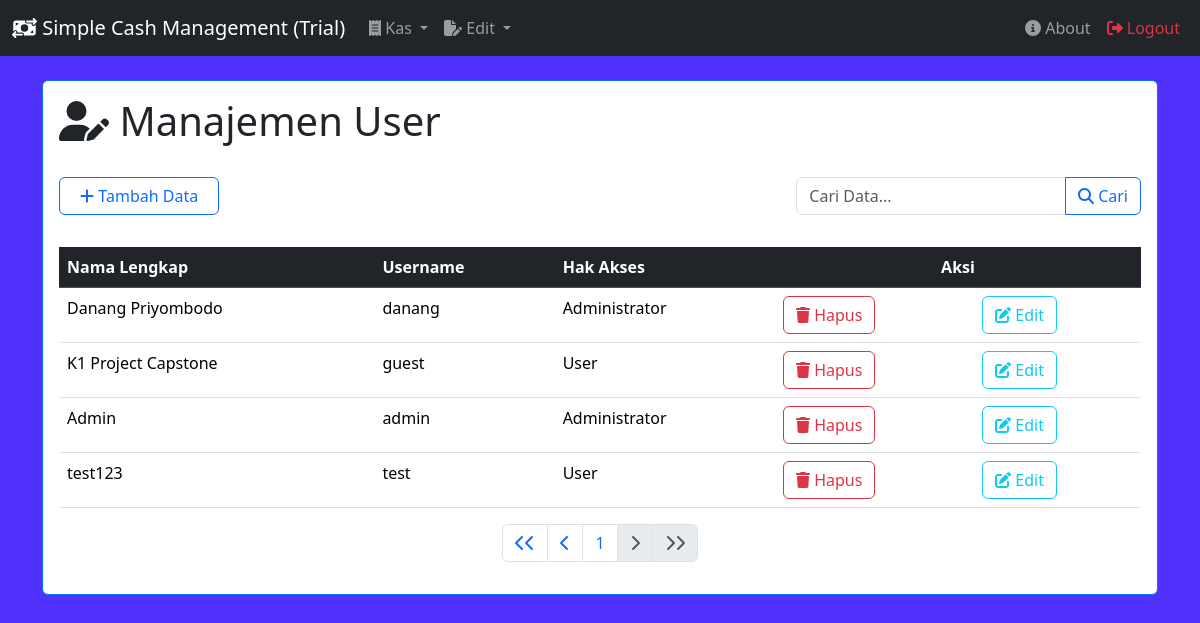
Screenshot of /kas/page-user/user-man.php?pages=-1 (signed in) with the database file from the repository.
### tables this page shows
CREATE TABLE `user` (
  `id_user` int(64) NOT NULL,
  `fullname` varchar(256) NOT NULL,
  `uname` varchar(256) NOT NULL,
  `passwd` varchar(256) NOT NULL,
  `priv` varchar(128) NOT NULL
);

### kas/page-user/user-man.php (the view, shortened to what this page needs)
<?php
    $root = realpath($_SERVER['DOCUMENT_ROOT']);
    require_once $root."/kas/session.php";
    $query = mysqli_query($conn,"select * from user");
    $data_pages = 5;
    $pages = (isset($_GET['pages'])) ? (int)$_GET['pages'] : 1;
    $start_pages = ($pages > 1) ? ($pages * $data_pages) - $data_pages : 0;
    $total = mysqli_num_rows($query);
    $hal = ceil($total/$data_pages)
?>
<!DOCTYPE html>
<html lang="en">
<head>
</head>
    <link rel="stylesheet" href="../lib/bootstrap/css/bootstrap.min.css">
<body style="background-color: rgb(81, 50, 252);">
    <nav class="navbar navbar-expand-lg bg-dark" data-bs-theme="dark">
        <div class="container-fluid">
            <a href="../homepage.php" class="navbar-brand"><i class="fa-solid fa-money-bill-transfer"> </i> Simple Cash Management (Trial)</a>
            <div class="collapse navbar-collapse" id="navbarSupportedContent">
                <ul class="navbar-nav me-auto mb-2 mb-lg-0">
                    <li class="nav-item dropdown">
                        <a class="nav-link dropdown-toggle" href="#" role="button" data-bs-toggle="dropdown" aria-expanded="false">
                            <i class="fa-solid fa-receipt"> </i> Kas
                        </a>
                    </li>
                    <li class="nav-item dropdown">
                        <a class="nav-link dropdown-toggle" href="#" role="button" data-bs-toggle="dropdown" aria-expanded="false">
                            <i class="fa-solid fa-file-pen"> </i> Edit
                        </a>
                    </li>
                </ul>
                <ul class="navbar-nav d-flex">
                    <li class="nav-item"><a href="../about.php" class="nav-link"><i class="fa-solid fa-circle-info"> </i> About</a></li>
                    <li class="nav-item"><a href="../logout.php" class="nav-link text-danger"><i class="fa-solid fa-right-from-bracket"></i> Logout</a></li>
                </ul>
            </div>
        </div>
    </nav>
    <br>
    <div class="container">
        <div class="card border-primary">
            <div class="card-body">
                <div class="row">
                    <div class="col-lg-12">
                        <h1><i class="fa-solid fa-user-pen"> </i> Manajemen User</h1>
                    </div>
                </div>
                <div class="row">
                    <div class="col-lg-12"><br></div>
                </div>
                <div class="row">
                        <div class="d-grid gap-2 col-md-2 mx-auto">
                                <button type="button" class="btn btn-outline-primary" data-bs-toggle="modal" data-bs-target="#tambah-data">
                                    <i class="fa-solid fa-plus"> </i>
                                    Tambah Data
                                </button>
                                <br>
                        </div>
                        <div class="d-grid gap-2 col-md-6 mx-auto"></div>
                        <div class="d-grid gap-2 col-md-4 mx-auto">
                            <form action="" method="get">
                                <div class="input-group">
                                    <input type="text" class="form-control" name="cari" id="" placeholder="Cari Data...">
                                    <button type="submit" class="btn btn-outline-primary"><i class="fa-solid fa-search"> </i> Cari</button>
                                </div>
                            </form>
                        </div>
                        <br> <br>
                </div>
                <div class="row">
                    <div class="col-md-12">
                        <div class="table-responsive">
                            <table class="table">
                                <thead>
                                    <tr class="table-dark">
                                        <th scope="col">Nama Lengkap</th>
                                        <th scope="col">Username</th>
                                        <th scope="col">Hak Akses</th>
                                        <th scope="col" colspan="2" class="text-center">Aksi</th>
                                    </tr>
                                </thead>
                                <tbody>
                                <?php
                                    if (isset($_GET['cari'])){
                                        $cari = $_GET['cari'];
                                        $pagination = mysqli_query($conn,"SELECT * FROM user WHERE fullname LIKE '%$cari%' OR uname LIKE '%$cari%'
                                                                    ORDER BY id_user ASC LIMIT $start_pages,$data_pages");
                                    } else {
                                        $pagination = mysqli_query($conn,"select * from user ORDER BY id_user ASC LIMIT $start_pages,$data_pages");
                                    }
                                    while($td = mysqli_fetch_array($pagination)){
                                ?>
                                    <tr>
                                        <?php
                                            echo "<td>".$td['fullname']."</td>";
                                            echo "<td>".$td['uname']."</td>";
                                            echo "<td>".$td['priv']."</td>";
                                        ?>
                                            <td>
                                                    <a href="#" class="btn btn-outline-danger text-center" data-bs-toggle="modal" data-bs-target="#hapus-user<?php echo $td['id_user'];?>"><i class="fa-solid fa-trash"></i> Hapus</a>
                                            </td>
                                            <td>
                                                    <a href="#" class="btn btn-outline-info text-center" data-bs-toggle="modal" data-bs-target="#edit-user<?php echo $td['id_user'];?>"><i class="fa-solid fa-pen-to-square"></i> Edit</a>
                                            </td>
                                    </tr>
                                        <?php } ?>
                                </tbody>
                            </table>
                        </div>
                    </div>
                </div>
                <div class="row">
                        <div class="col-lg-12">
                            <nav class="text-center">
                                <div class="d-flex justify-content-center">
                                    <ul class="pagination">
                                        <?php
                                            if ($pages == 1){
                                        ?>
                                            <li class="page-item disabled"><a class="page-link" href="?pages=1"><i class="fa-solid fa-chevron-left" aria-hidden="true"></i><i class="fa-solid fa-chevron-left" aria-hidden="true"></i></a></li>
                                            <li class="page-item disabled"><a class="page-link" href="?pages=<?php $pagel = $pages - 1; echo $pagel;?>"><i class="fa-solid fa-chevron-left" aria-hidden="true"></i></a></li>
                                        <?php
                                            } else {
                                        ?>
                                            <li class="page-item"><a class="page-link" href="?pages=1"><i class="fa-solid fa-chevron-left" aria-hidden="true"></i><i class="fa-solid fa-chevron-left" aria-hidden="true"></i></a></li>
                                            <li class="page-item"><a class="page-link" href="?pages=<?php $pagep = $pages - 1; echo $pagep;?>"><i class="fa-solid fa-chevron-left" aria-hidden="true"></i></a></li>
                                        <?php
                                            }
                                            for($i=1; $i<=$hal; $i++){
                                                if($i==$pages){
                                        ?>
                                            <li class="page-item active"><a href="?pages=<?php echo $i;?>" class="page-link"><?php echo $i;?></a></li>
                                        <?php
                                                } else {
                                        ?>
                                            <li class="page-item"><a href="?pages=<?php echo $i;?>" class="page-link"><?php echo $i;?></a></li>
                                        <?php
                                                }
                                            }
                                            if ($hal == 1 || $hal == 0) {
                                        ?>
                                                <li class="page-item disabled"><a class="page-link" href="?pages=<?php $pagen = $pages + 1; echo $pagen;?>"><i class="fa-solid fa-chevron-right" aria-hidden="true"></i></a></li>
                                                <li class="page-item disabled"><a class="page-link" href="?pages=<?php echo $hal; ?>"><i class="fa-solid fa-chevron-right" aria-hidden="true"></i><i class="fa-solid fa-chevron-right" aria-hidden="true"></i></a></li>
                                        <?php
                                            }
                                        ?>
                                    </ul>
                                </div>
                            </nav>
                </div>
            </div>
        </div>
    </div>
</body>
</html>

### rows the page displays
user: fullname "Danang Priyombodo", uname "danang", priv "Administrator"
user: fullname "K1 Project Capstone", uname "guest", priv "User"
user: fullname "Admin", uname "admin", priv "Administrator"
user: fullname "test123", uname "test", priv "User"
